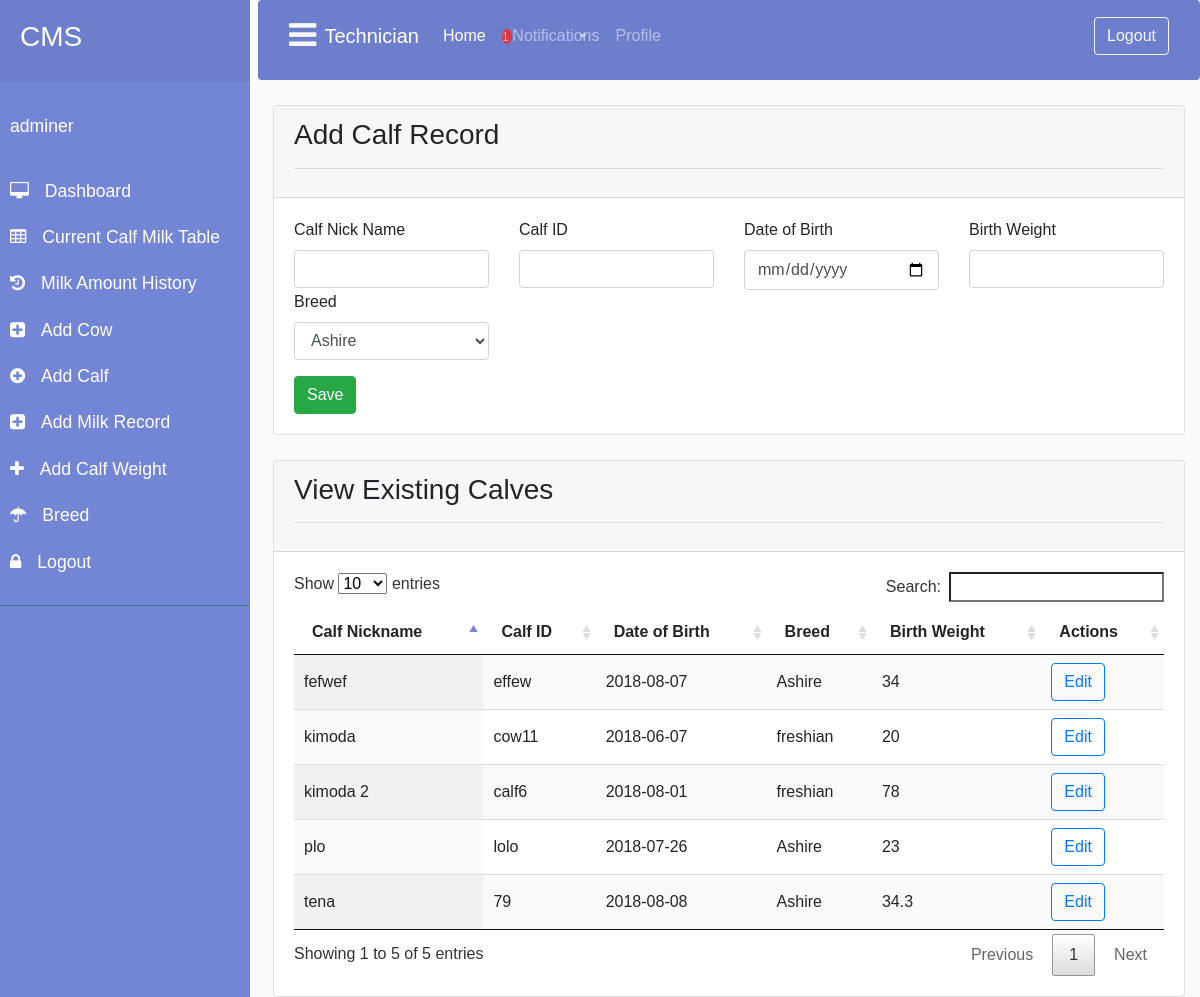
Screenshot of /technician/add_calf.php (signed in) with the database file from the repository.
### tables this page shows
CREATE TABLE `calf` (
  `id` int(11) NOT NULL,
  `calf_id` varchar(191) NOT NULL,
  `nick_name` varchar(191) NOT NULL,
  `dob` date NOT NULL,
  `birth_weight` double NOT NULL,
  `breed_id` int(11) NOT NULL,
  `created_at` timestamp NOT NULL DEFAULT CURRENT_TIMESTAMP,
  `updated_at` timestamp NOT NULL DEFAULT CURRENT_TIMESTAMP
);

CREATE TABLE `breed` (
  `id` int(11) NOT NULL,
  `name` varchar(191) NOT NULL,
  `created_at` timestamp NOT NULL DEFAULT CURRENT_TIMESTAMP,
  `updated_at` timestamp NOT NULL DEFAULT CURRENT_TIMESTAMP,
  `deleted_at` timestamp NULL DEFAULT NULL
);

### technician/BreedManager.php (called while the page is built, shortened)
<?php
class BreedManager
{
        private $db;
    public function __construct()
    {
        require_once 'config.php';
        $DB=new DB_FACADE();
        $this->db=$DB;
    }
    public function allBreeds()
    {
        $sql="SELECT id,name FROM breed WHERE deleted_at IS null ";
        return $this->db->connect()->query($sql);
    }
}

### technician/config.php (called while the page is built, shortened)
<?php
class DB_FACADE{
    private $conn=null;
    private $host="localhost";
    private $user="root";
    private $password="";
    private $database="cms";
    public function __construct()
    {
        $this->conn = mysqli_connect($this->host, $this->user, $this->password, $this->database) or die('could not connect');
    }
    public function connect()
    {
        return $this->conn;
    }
}
?>

### technician/CalfManager.php (called while the page is built, shortened)
<?php
class CalfManager
{
    private $db;
    public function __construct()
    {
        require_once "config.php";
        $DB=new DB_FACADE();
        $this->db=$DB;
    }
    public function showCalf()
    {
        $sql="SELECT * FROM calf ";
        $query=$this->db->connect()->query($sql);
        return $query;
    }
}

### technician/CowManager.php (called while the page is built, shortened)
<?php
class CowManager
{
    private  $db;
    public function __construct()
    {
        require_once 'config.php';
        $DB=new DB_FACADE();
        $this->db=$DB;
    }
    public function breedResolver($breed_id)
    {
        $sql="SELECT name FROM breed WHERE id='".$breed_id."'";
        $query=mysqli_query($this->db->connect(),$sql);
        $row=mysqli_num_rows($query);
        if ($row==1){
            $record=mysqli_fetch_assoc($query);
            return $record['name'];
        }else{
            return null;
        }
    }
}

### technician/add_calf.php (the view, shortened to what this page needs)
<?php
require_once 'authcontroller.php';
?>
<!DOCTYPE html>
<html>
<head>
    <link rel="stylesheet" href="https://use.fontawesome.com/releases/v5.1.0/css/all.css"
>
    <link rel="stylesheet" href="css/bootstrap.css">
    <link rel="stylesheet" type="text/css"  href="css/main.css" />
    <link rel="stylesheet" href="../assets/plugins/select2/select2.css">
    <link rel="stylesheet" type="text/css" href="../assets/plugins/DataTables/datatables.css">
</head>
<body>
<?php
require_once "BreedManager.php";
$breed_manger=new BreedManager();
require_once "CalfManager.php";
$calf_manger= new CalfManager();
require_once "CowManager.php";
$cow_manager= new CowManager();
?>
<div class="wrapper">
    <nav id="sidebar">
            <?php
            require_once 'sidebar.php';
            ?>
    </nav>
    <div id="content" class="w-100 ml-2">
        <?php
        require_once 'nav.php';
        ?>
        <div class="container-fluid">
            <div class="card " style="margin-top: 25px">
                <div class="card-header">
                    <h3>Add Calf Record</h3>
                    <hr>
                </div>
                <div class="card-body">
                    <form action="" method="post">
                        <div class="row">
                            <div class="col-md-3 col-sm-12 col-lg-3">
                                <label for="nick_name">Calf Nick Name</label>
                               <input type="text" class="form-control" id="nick_name" name="nick_name" required>
                            </div>
                            <div class="col-md-3 col-sm-12 col-lg-3">
                                <label for="calf_id">Calf ID</label>
                                <input type="text" class="form-control" id="calf_id" name="calf_id" required>
                            </div>
                            <div class="col-md-3 col-sm-12 col-lg-3">
                                <label for="dob">Date of Birth</label>
                                <input type="date" name="dob" class="form-control" id="dob">
                            </div>
                            <div class="col-md-3 col-sm-12 col-lg-3">
                                <label for="birth_weight">Birth Weight</label>
                                <input type="number" name="birth_weight" class="form-control" step="any" id="birth_weight" min="1">
                            </div>
                            <div class="col-md-3 col-sm-12 col-lg-3">
                                <label for="breed">Breed</label>
                                <select name="breed" id="breed" class="form-control" required >
                                    <?php
                                    $results=$breed_manger->allBreeds();
                                    while ($row=$results->fetch_array()){
                                        echo "<option value='$row[0]'>$row[1]</option>";
                                    }
                                    ?>
                                </select>
                            </div>
                        </div>
                        <div class="row">
                            <div class="col-md-4 col-sm-12 col-lg-4">
                                <button class="btn btn-success" name="submit" type="submit">Save</button>
                            </div>
                        </div>
                    </form>
                </div>
            </div>
            <div class="card " style="margin-top: 25px">
                <div class="card-header">
                    <h3>View Existing Calves</h3>
                    <hr>
                </div>
                <div class="card-body">
                    <table id="cows_table" class="display">
                        <thead>
                        <tr>
                            <th>Calf Nickname</th>
                            <th>Calf ID</th>
                            <th>Date of Birth</th>
                            <th>Breed</th>
                            <th>Birth Weight</th>
                            <th>Actions</th>
                        </tr>
                        </thead>
                        <tbody>
                        <?php
                        $result66=$calf_manger->showCalf();
                        while($row=$result66->fetch_array()){
                            echo '<tr>
                      <td >'.$row['nick_name'].'</td>
                      <td >'.$row['calf_id'].'</td>
                        <td>'.$row['dob'].'</td>
                        <td>'.$cow_manager->breedResolver($row['breed_id']).'</td>
                        <td>'.$row['birth_weight'].'</td>
                       <td>
                       <a href="#"><button class="btn btn-outline-primary" onclick="getSelectedDetails('.$row['id'].')" data-toggle="modal" data-target="#centralModalLGInfoDemo"  >Edit</button></a>
                         </td>
                        </tr>';
                        }
                        ?>
                        </tbody>
                    </table>
                </div>
            </div>
        </div>
    </div>
</div>
</body>
</html>

### technician/css/main.css (style rules this page uses)
.wrapper { display: flex; width: 100%; align-items: stretch; }
#sidebar { min-width: 250px; max-width: 250px; min-height: 100vh; background: #7386D5; color: #fff; transition: all 0.3s; }
body { font-family: 'Poppins', sans-serif; background: #fafafa; }
a, a:hover, a:focus { color: inherit; text-decoration: none; transition: all 0.3s; }

### rows the page displays
calf: nick_name "kimoda", calf "cow11", dob "2018-06-07", breed.name "freshian", birth_weight "20"
calf: nick_name "kimoda 2", calf "calf6", dob "2018-08-01", breed.name "freshian", birth_weight "78"
calf: nick_name "tena", calf "79", dob "2018-08-08", breed.name "Ashire", birth_weight "34.3"
calf: nick_name "fefwef", calf "effew", dob "2018-08-07", breed.name "Ashire", birth_weight "34"
calf: nick_name "plo", calf "lolo", dob "2018-07-26", breed.name "Ashire", birth_weight "23"

### other values shown
$_SESSION['username'] "adminer"
$records->num_rows "1"
form field breed "Ashire"
